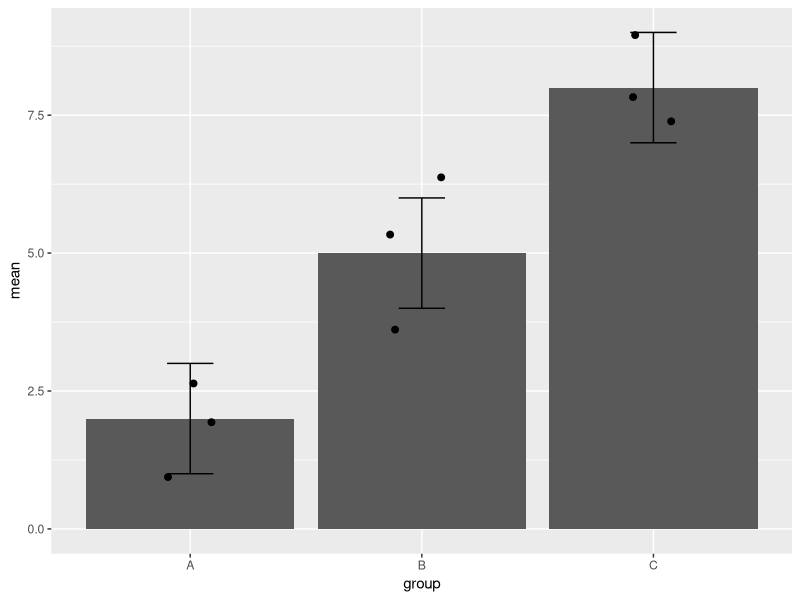

Generate this figure with R:
# Graphing example 

library(tidyverse)

x=data.frame(group = c("A", "A", "A", "B", "B", "B", "C", "C", "C"), value = c(1, 2, 3, 4, 5, 6, 7, 8, 9))

m=x %>% group_by(group) %>% summarise(across(value,mean)) %>% rename("mean"="value")

s=x %>% group_by(group) %>% summarise(across(value,sd)) %>% rename("sd"="value")

ms=left_join(m,s,by="group")

ggplot()+geom_col(data=ms,aes(x=group, y=mean))+geom_errorbar(data=ms,aes(x=group,ymin=mean-sd,ymax=mean+sd,width = 0.2)) + 
  geom_jitter(data=x,aes(x=group,y=value),position=position_jitter(0.15), size = 2)
